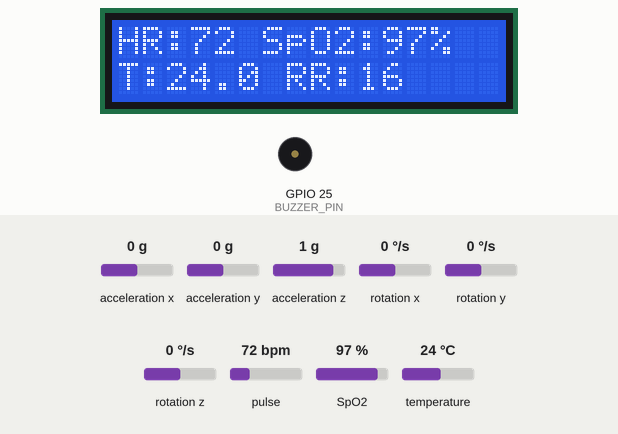
A sketch run on a simulated ESP32. Shown: 16×2 character LCD, buzzer (waves = sounding, pin HIGH). The test bench sets the inputs (shaded band); at power-on: pulse 72 bpm, temperature 24 °C, SpO2 97 %, acceleration x 0 g, acceleration y 0 g, acceleration z 1 g, rotation x 0 °/s, rotation y 0 °/s, rotation z 0 °/s. What the sketch prints to the serial monitor is not drawn.

Above: at 6.6 s.
6.7 s: pulse set to 42 bpm
At 11.0 s:
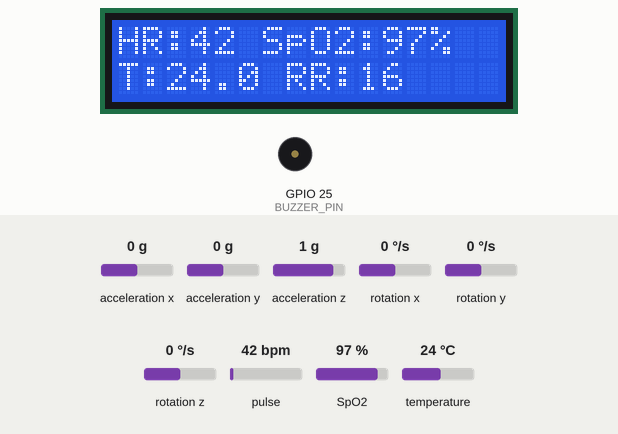
11.3 s: temperature set to 12 °C
At 13.56 s:
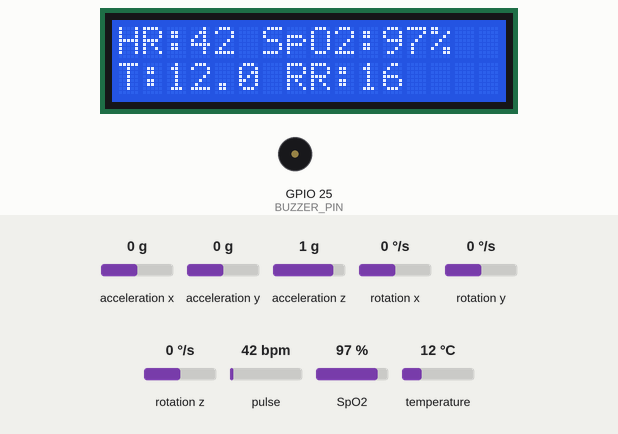
13.8 s: SpO2 set to 80 %
At 17.0 s:
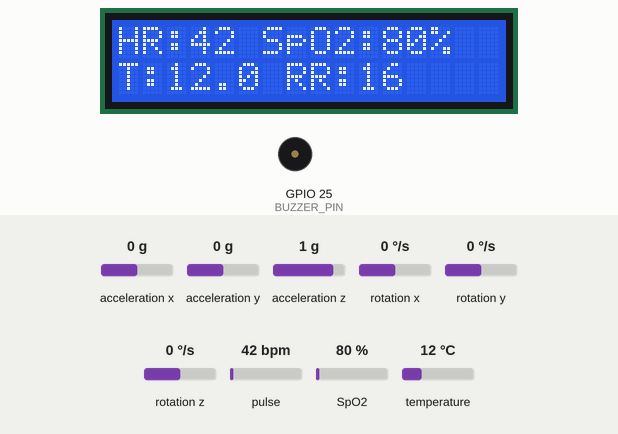
18.0 s: temperature set to 19 °C
At 21.6 s:
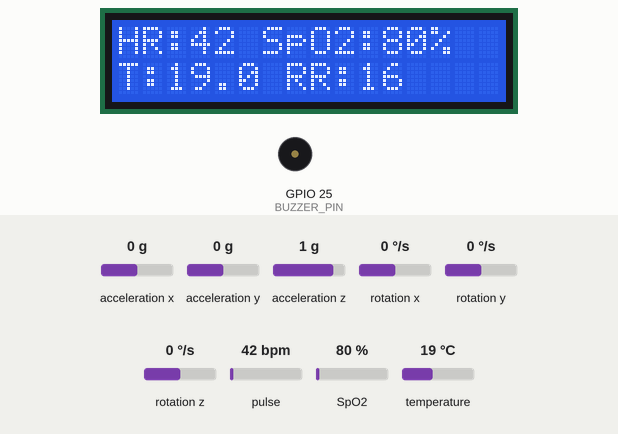
22.2 s: pulse set to 70 bpm
At 25.3 s:
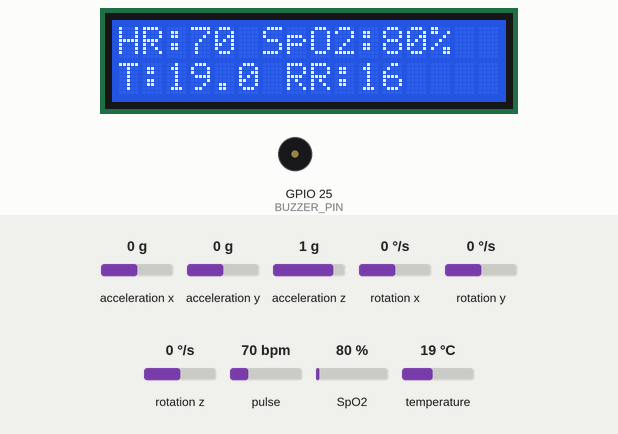
26.4 s: temperature set to 28 °C
At 30.0 s:
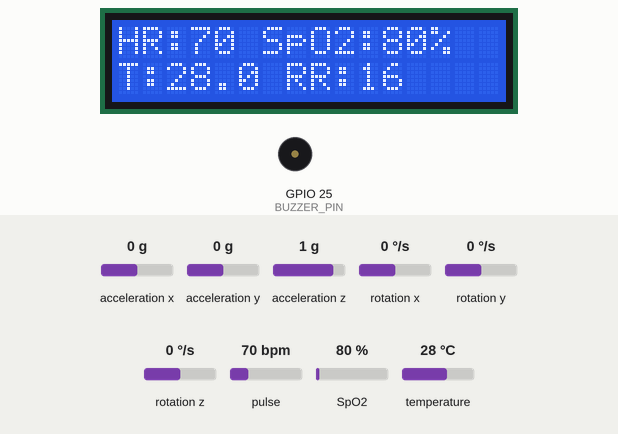
Timing chart, 0 to 31.6 s (numbered marks = the images above; inputs shaded):
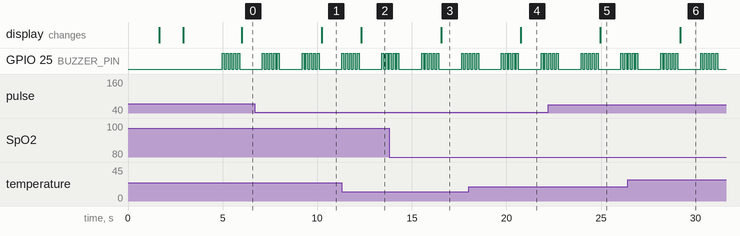

Measured:
- after the input at 6.7 s, the display: changes after 3.5 s (image 1)
- after the input at 11.3 s, the display: changes after 1.0 s (image 2)
- after the input at 13.8 s, the display: changes after 2.7 s (image 3)
- after the input at 18.0 s, the display: changes after 2.8 s (image 4)
- after the input at 22.2 s, the display: changes after 2.8 s (image 5)
- after the input at 26.4 s, the display: changes after 2.8 s (image 6)
- by itself, GPIO 25 (BUZZER_PIN): repeats every 2.1 s: 2 × (LOW 0.10 s, HIGH 0.10 s), LOW 1.2 s, 2 × (HIGH 0.10 s, LOW 0.10 s), HIGH 0.10 s

The sketch:

esp32_vitals_sender.ino
```cpp
/*
 * ESP32 Vitals Sender Firmware
 * AI-Powered Post-Surgery Patient Monitoring System
 * EPICS Project | VIT Bhopal University
 *
 * Hardware:
 *   - MAX30105   → GPIO 21 (SDA), 22 (SCL)  — Heart Rate + SpO2
 *   - MPU6050    → GPIO 21 (SDA), 22 (SCL)  — Fall Detection (accel + gyro)
 *   - DS18B20    → GPIO 4                   — Temperature
 *   - LCD 16x2   → GPIO 21 (SDA), 22 (SCL)  — Display
 *   - Buzzer     → GPIO 25                  — Alarm
 *
 * Output (Serial @ 115200 baud):
 *   CSV line every 2 s:
 *   HR,SpO2,RespRate,Temp_C,AccelMag,FallDetected
 *
 * Dependencies (install via Arduino Library Manager):
 *   - SparkFun MAX3010x Sensor Library  (SparkFun_MAX3010x_Pulse_And_Proximity_Sensor_Library)
 *   - MPU6050 by Electronic Cats        (or Adafruit MPU6050)
 *   - DallasTemperature + OneWire
 *   - LiquidCrystal_I2C
 */

#include <Wire.h>
#include <LiquidCrystal_I2C.h>
#include "MAX30105.h"
#include "heartRate.h"
#include "spo2_algorithm.h"
#include <MPU6050.h>
#include <OneWire.h>
#include <DallasTemperature.h>

// ── Pin definitions ──────────────────────────────────────────────────────────
#define ONE_WIRE_BUS  4
#define BUZZER_PIN   25

// ── Hardware objects ─────────────────────────────────────────────────────────
LiquidCrystal_I2C lcd(0x27, 16, 2);
MAX30105 particleSensor;
MPU6050 mpu;
OneWire oneWire(ONE_WIRE_BUS);
DallasTemperature tempSensor(&oneWire);

// ── MAX30105 SpO2 / HR buffers ────────────────────────────────────────────────
#define BUFFER_LENGTH  100
uint32_t irBuffer[BUFFER_LENGTH];
uint32_t redBuffer[BUFFER_LENGTH];
int32_t  spo2Value;
int8_t   validSPO2;
int32_t  heartRateValue;
int8_t   validHeartRate;

// ── Respiratory rate estimation ───────────────────────────────────────────────
// We derive RespRate from IR signal peak-to-peak variation over 30 s window
#define RR_WINDOW    30000UL   // 30 seconds in ms
float    rrPeakBuf[60];
uint8_t  rrPeakIdx   = 0;
uint32_t rrLastPeak  = 0;
float    lastIR      = 0;
bool     irRising    = false;
float    respRate    = 16.0;   // initialise to normal default

// ── Fall detection ────────────────────────────────────────────────────────────
// Using MPU6050 total acceleration magnitude threshold
// Clinical standard: sudden spike > 2.5 g (24.5 m/s²) → fall event
#define FALL_THRESH_MPS2  24.5f   // m/s² (2.5 g)
#define FALL_HOLD_MS       5000   // latch alarm for 5 s after fall event

bool     fallDetected    = false;
uint32_t fallTimestamp   = 0;

// ── Alert thresholds (POST-SURGERY RECOVERY — clinical EWS/NEWS2 guidelines) ─
// Source: NEWS2 (Royal College of Physicians, UK) + AAMI/ANSI vital sign ranges
struct Thresholds {
  // Heart Rate (bpm)
  float hr_low_warn  = 50;   // Warn below 50 bpm  (NEWS2: ≤50 = score 1)
  float hr_high_warn = 100;  // Warn above 100 bpm (NEWS2: 91-110 = score 1)
  float hr_low_crit  = 40;   // Critical <40 bpm   (NEWS2: ≤40 = score 3)
  float hr_high_crit = 120;  // Critical >120 bpm  (NEWS2: ≥111 = score 2-3)

  // SpO2 (%)
  float spo2_warn    = 94;   // Warn <94%   (NEWS2: 93-94 = score 1)
  float spo2_crit    = 90;   // Critical <90% (NEWS2: ≤91 = score 3)

  // Respiratory Rate (breaths/min)
  float rr_low_warn  = 10;   // Warn <10    (NEWS2: 9 = score 1)
  float rr_high_warn = 20;   // Warn >20    (NEWS2: 21-24 = score 2)
  float rr_low_crit  =  8;   // Critical <8 (NEWS2: ≤8 = score 3)
  float rr_high_crit = 25;   // Critical >25 (NEWS2: ≥25 = score 3)

  // Temperature (°C)
  float temp_low_warn  = 36.0; // Warn <36°C  (NEWS2: 35.1-36.0 = score 1)
  float temp_high_warn = 38.0; // Warn >38°C  (NEWS2: 38.1-39.0 = score 1)
  float temp_low_crit  = 35.0; // Critical <35°C (NEWS2: ≤35 = score 3)
  float temp_high_crit = 39.0; // Critical >39°C (NEWS2: ≥39.1 = score 2)

  // Acceleration magnitude (m/s²) — fall indicator
  float accel_fall = 24.5;   // 2.5 g threshold for fall detection
} THRESH;

// ── LCD helpers ───────────────────────────────────────────────────────────────
void lcdShowVitals(float hr, float spo2, float rr, float temp, bool fall) {
  lcd.clear();
  lcd.setCursor(0, 0);
  lcd.print("HR:");  lcd.print((int)hr);
  lcd.print(" SpO2:"); lcd.print((int)spo2); lcd.print("%");

  lcd.setCursor(0, 1);
  lcd.print("T:"); lcd.print(temp, 1);
  lcd.print(" RR:"); lcd.print((int)rr);
  if (fall) {
    lcd.clear();
    lcd.setCursor(0, 0); lcd.print("!! FALL DETECTED");
    lcd.setCursor(0, 1); lcd.print("!! ALERT DOCTOR");
  }
}

void lcdAlert(const char* line1, const char* line2) {
  lcd.clear();
  lcd.setCursor(0, 0); lcd.print(line1);
  lcd.setCursor(0, 1); lcd.print(line2);
}

// ── Buzzer helpers ────────────────────────────────────────────────────────────
void buzzCritical() {
  for (int i = 0; i < 5; i++) {
    digitalWrite(BUZZER_PIN, HIGH); delay(100);
    digitalWrite(BUZZER_PIN, LOW);  delay(100);
  }
}
void buzzWarning() {
  digitalWrite(BUZZER_PIN, HIGH); delay(400);
  digitalWrite(BUZZER_PIN, LOW);
}

// ── Setup ─────────────────────────────────────────────────────────────────────
void setup() {
  Serial.begin(115200);
  Wire.begin();

  // Buzzer
  pinMode(BUZZER_PIN, OUTPUT);
  digitalWrite(BUZZER_PIN, LOW);

  // LCD
  lcd.init();
  lcd.backlight();
  lcd.setCursor(0, 0); lcd.print("EPICS VIT Bhopal");
  lcd.setCursor(0, 1); lcd.print("Initialising...");
  delay(1500);

  // MAX30105
  if (!particleSensor.begin(Wire, I2C_SPEED_FAST)) {
    lcdAlert("MAX30105 Error", "Check wiring!");
    while (1) { buzzCritical(); delay(2000); }
  }
  particleSensor.setup();
  particleSensor.setPulseAmplitudeRed(0x0A);
  particleSensor.setPulseAmplitudeGreen(0);

  // MPU6050
  mpu.initialize();
  if (!mpu.testConnection()) {
    lcdAlert("MPU6050 Error", "Check wiring!");
    while (1) { buzzCritical(); delay(2000); }
  }

  // DS18B20
  tempSensor.begin();
  if (tempSensor.getDeviceCount() == 0) {
    lcdAlert("DS18B20 Error", "Check wiring!");
    while (1) { buzzCritical(); delay(2000); }
  }

  // Prefill MAX30105 buffer (100 samples to get stable reading)
  lcd.clear();
  lcd.setCursor(0, 0); lcd.print("Place finger on");
  lcd.setCursor(0, 1); lcd.print("MAX30105 sensor");
  for (int i = 0; i < BUFFER_LENGTH; i++) {
    while (!particleSensor.available()) particleSensor.check();
    redBuffer[i] = particleSensor.getRed();
    irBuffer[i]  = particleSensor.getIR();
    particleSensor.nextSample();
  }
  maxim_heart_rate_and_oxygen_saturation(
    irBuffer, BUFFER_LENGTH, redBuffer,
    &spo2Value, &validSPO2, &heartRateValue, &validHeartRate
  );

  lcd.clear();
  lcd.setCursor(0, 0); lcd.print("System Ready");
  lcd.setCursor(0, 1); lcd.print("Monitoring...");
  delay(1000);

  Serial.println("HR,SpO2,RespRate,Temp_C,AccelMag,FallDetected");
}

// ── Respiratory Rate — sliding window peak counter from IR AC component ───────
void updateRespRate(float irVal) {
  if (irVal > lastIR + 200 && !irRising) {
    irRising = true;
  } else if (irVal < lastIR - 200 && irRising) {
    irRising = false;
    uint32_t now = millis();
    if (rrLastPeak > 0 && (now - rrLastPeak) < 5000UL) {
      rrPeakBuf[rrPeakIdx % 60] = (float)(now - rrLastPeak) / 1000.0f;
      rrPeakIdx++;
    }
    rrLastPeak = now;
  }
  lastIR = irVal;

  // Average last up-to-8 inter-peak intervals → breaths per minute
  uint8_t n = min((uint8_t)8, rrPeakIdx);
  if (n >= 2) {
    float sum = 0;
    for (uint8_t i = 0; i < n; i++) sum += rrPeakBuf[(rrPeakIdx - 1 - i) % 60];
    float avgInterval = sum / n;            // seconds per breath
    if (avgInterval > 0.5f && avgInterval < 12.0f) {
      respRate = 60.0f / avgInterval;       // breaths per minute
      respRate = constrain(respRate, 4, 40);
    }
  }
}

// ── Fall detection from MPU6050 ────────────────────────────────────────────────
void checkFall() {
  int16_t ax, ay, az;
  mpu.getAcceleration(&ax, &ay, &az);
  // Convert raw to m/s²: range ±2g, scale = 16384 LSB/g, g = 9.81 m/s²
  float ax_ms2 = (ax / 16384.0f) * 9.81f;
  float ay_ms2 = (ay / 16384.0f) * 9.81f;
  float az_ms2 = (az / 16384.0f) * 9.81f;
  float mag = sqrt(ax_ms2*ax_ms2 + ay_ms2*ay_ms2 + az_ms2*az_ms2);

  if (mag > FALL_THRESH_MPS2) {
    fallDetected  = true;
    fallTimestamp = millis();
  }
  // Auto-clear fall flag after hold period
  if (fallDetected && (millis() - fallTimestamp > FALL_HOLD_MS)) {
    fallDetected = false;
  }
}

// ── Get current acceleration magnitude (for logging) ──────────────────────────
float getAccelMag() {
  int16_t ax, ay, az;
  mpu.getAcceleration(&ax, &ay, &az);
  float ax_ms2 = (ax / 16384.0f) * 9.81f;
  float ay_ms2 = (ay / 16384.0f) * 9.81f;
  float az_ms2 = (az / 16384.0f) * 9.81f;
  return sqrt(ax_ms2*ax_ms2 + ay_ms2*ay_ms2 + az_ms2*az_ms2);
}

// ── Main loop ─────────────────────────────────────────────────────────────────
void loop() {
  static uint32_t lastSend = 0;

  // Continuously update SpO2/HR buffer (shift window by 25 samples each cycle)
  for (int i = 25; i < BUFFER_LENGTH; i++) {
    redBuffer[i - 25] = redBuffer[i];
    irBuffer[i - 25]  = irBuffer[i];
  }
  for (int i = 75; i < BUFFER_LENGTH; i++) {
    while (!particleSensor.available()) particleSensor.check();
    redBuffer[i] = particleSensor.getRed();
    irBuffer[i]  = particleSensor.getIR();
    updateRespRate((float)irBuffer[i]);
    particleSensor.nextSample();
  }
  maxim_heart_rate_and_oxygen_saturation(
    irBuffer, BUFFER_LENGTH, redBuffer,
    &spo2Value, &validSPO2, &heartRateValue, &validHeartRate
  );

  // Fall detection (runs every loop iteration for responsiveness)
  checkFall();

  // Send readings every 2 seconds
  if (millis() - lastSend >= 2000UL) {
    lastSend = millis();

    float hr   = (validHeartRate && heartRateValue > 20 && heartRateValue < 220)
                   ? (float)heartRateValue : -1.0f;
    float spo2 = (validSPO2 && spo2Value > 70 && spo2Value <= 100)
                   ? (float)spo2Value : -1.0f;
    float rr   = respRate;

    tempSensor.requestTemperatures();
    float temp = tempSensor.getTempCByIndex(0);

    float accelMag = getAccelMag();
    int   fall     = fallDetected ? 1 : 0;

    // ── Alarm logic ───────────────────────────────────────────────────────────
    bool critical = false, warning = false;
    if (fall) { critical = true; }
    if (hr > 0   && (hr < THRESH.hr_low_crit  || hr > THRESH.hr_high_crit))  critical = true;
    if (spo2 > 0 && spo2 < THRESH.spo2_crit)                                  critical = true;
    if (rr > 0   && (rr < THRESH.rr_low_crit  || rr > THRESH.rr_high_crit))  critical = true;
    if (temp > 0 && (temp < THRESH.temp_low_crit || temp > THRESH.temp_high_crit)) critical = true;

    if (!critical) {
      if (hr > 0   && (hr < THRESH.hr_low_warn   || hr > THRESH.hr_high_warn))  warning = true;
      if (spo2 > 0 && spo2 < THRESH.spo2_warn)                                   warning = true;
      if (rr > 0   && (rr < THRESH.rr_low_warn   || rr > THRESH.rr_high_warn))  warning = true;
      if (temp > 0 && (temp < THRESH.temp_low_warn || temp > THRESH.temp_high_warn)) warning = true;
    }

    if (critical)      buzzCritical();
    else if (warning)  buzzWarning();

    // ── LCD display ───────────────────────────────────────────────────────────
    lcdShowVitals(hr > 0 ? hr : 0, spo2 > 0 ? spo2 : 0, rr, temp, fall);

    // ── Serial output → Python reads this ────────────────────────────────────
    // Format: HR,SpO2,RespRate,Temp_C,AccelMag,FallDetected
    Serial.print(hr, 1);    Serial.print(",");
    Serial.print(spo2, 1);  Serial.print(",");
    Serial.print(rr, 1);    Serial.print(",");
    Serial.print(temp, 2);  Serial.print(",");
    Serial.print(accelMag, 3); Serial.print(",");
    Serial.println(fall);
  }
}
```
